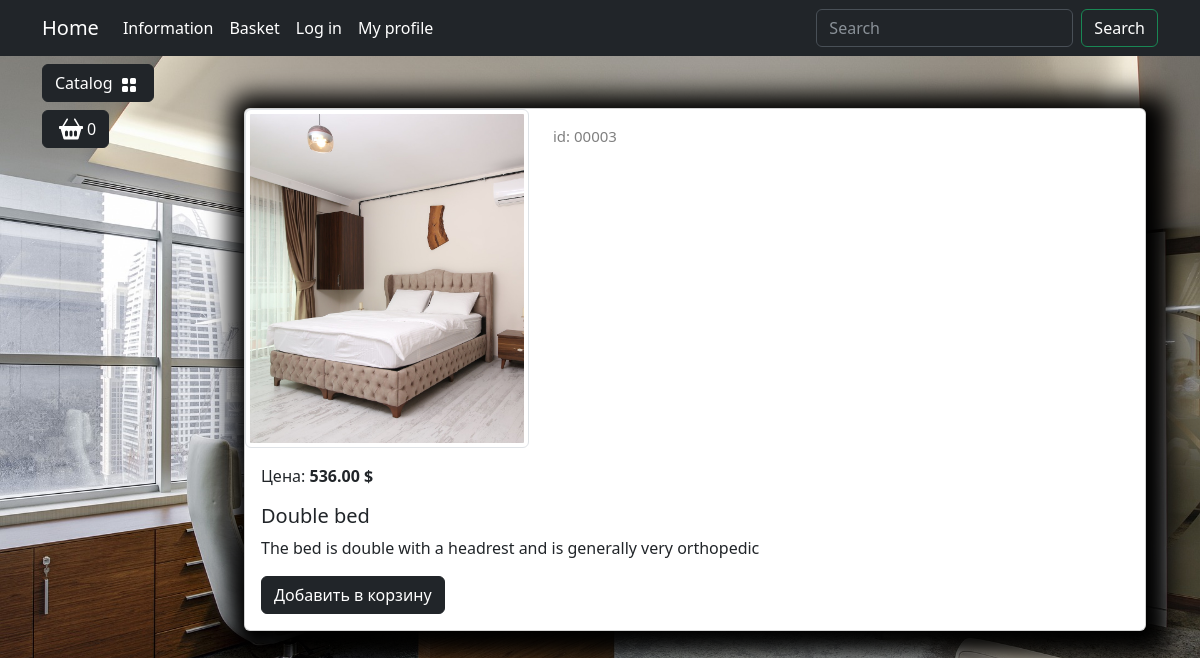
The page /catalog/product/double-bed/ on the database its author committed.
### goods/models.py (models this page shows, shortened)
class Products(models.Model):
    name = models.CharField(max_length=150, unique=True)
    slug = models.SlugField(max_length=200, unique=True, blank=True, null=True)
    description = models.TextField(blank=True, null=True)
    image = models.ImageField(upload_to='goods_images', blank=True, null=True)
    price = models.DecimalField(default=0.00,max_digits=7, decimal_places=2)
    discount = models.DecimalField(default=0.00,max_digits=4, decimal_places=2)
    quantity = models.PositiveIntegerField(default=0)
    category = models.ForeignKey(to=Category, on_delete=models.CASCADE)
    class Meta:
        db_table = 'product'
        ordering = ('id',)
    def display_id(self):
        return  f'{self.id:05}'
    def sell_price(self):
        if self.discount:
            return round(self.price - self.price * self.discount/100, 2)
        return self.price

### goods/views.py (the view)
# urls.py: path('product/<slug:product_slug>/', views.product, name='product'),
def product(request, product_slug) -> HttpResponse:
    product = Products.objects.get(slug=product_slug)
    context = {
        'product': product
    }
    return render(request, 'goods/product.html', context=context)

### goods/templatetags/goods_tags.py (called while the page is built)
@register.simple_tag()
def tag_categories():
    return  Category.objects.all()

### goods/templates/goods/product.html (shortened to what this page needs)
{% extends "main/base.html" %}
{% load static  %}
{% block content %}
    <div class="container mt-5">
        <div class="card mb-4 custom-shadow">
            <div class="row">
                <div class="col-md-4">
                    <img src="{{ product.image.url }}"
                        class="img-thumbnail" data-bs-toggle="modal" data-bs-target="#imageModal1">
                </div>
                <div class="col-md-4 ">
                    <p class="product_id mt-3">id: {{ product.display_id }}</p>
                </div>
            </div>
            <div class="card-body">
                <p class="card-text">Цена: <strong>{{ product.sell_price }} $</strong></p>
                <h5 class="card-title">{{ product.name }}</h5>
                <p class="card-text">{{ product.description }}</p>
                <a href="#" class="btn btn-dark add-to-cart">Добавить в корзину</a>
            </div>
        </div>
        </div>
{% endblock %}

### static/deps/css/my_css.css (style rules this page uses)
body { background-image: url("../images/bg-image.jpg"); background-repeat: no-repeat; background-attachment: fixed; background-position: center center; background-size: cover; height: 100%; }
.custom-shadow { box-shadow: 5px 5px 25px 19px #000000; }
.product_id { color: gray; font-size: 15px; }

### rows shown on the page
Products: image (picture), display_id "00003", sell_price "536.00", name "Double bed", description "The bed is double with a headrest and is generally very orthopedic"
